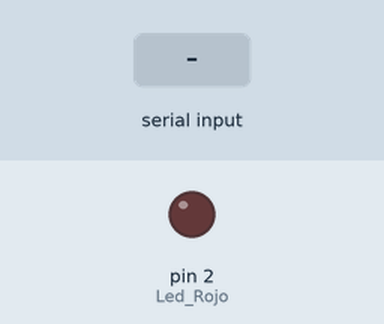
This sketch was run on a simulated Arduino Uno, built with avr-gcc and run on an emulated ATmega328P. Shown: output pins drawn as LEDs (lit = HIGH). Inputs (shaded band) come from the test bench.

Above: at 1.2 s.
1.3 s: "1" received over Serial
At 2.4 s:
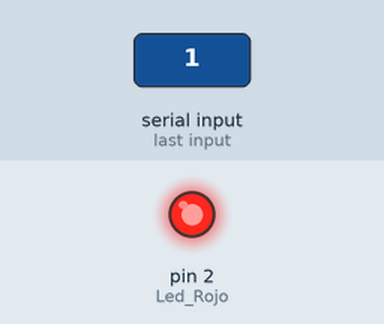
2.8 s: "2" received over Serial
At 3.5 s:
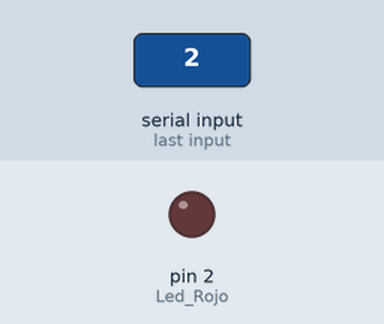
Timing chart, 0 to 5.8 s (numbered marks = the images above; inputs shaded):
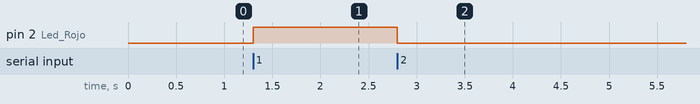

Measured:
- after the input at 1.3 s, pin 2 (Led_Rojo): LOW → HIGH at once
- after the input at 2.8 s, pin 2 (Led_Rojo): HIGH → LOW at once

The sketch:

Arduino_p1.ino
```cpp
char opcion = '0';
int Led_Rojo = 2;
int Led_Ama = 4;
int Led_Ver = 7;
//int Motor = ;

void setup() {
  // put your setup code here, to run once:
  Serial.begin(9600);
  pinMode (Led_Rojo,OUTPUT);


}

void loop()
{
  // put your main code here, to run repeatedly:
  if(Serial.available()>0)
  {
      opcion = Serial.read();
      if (opcion == '0')
      {
        Serial.println("Menu");
        Serial.println("1. Encender Led Rojo");
        Serial.println("2. Apagar Led Rojo");
      }
      if(opcion=='1')
      {
        digitalWrite(Led_Rojo,HIGH);
      }else{
        if (opcion=='2')
        {
          digitalWrite(Led_Rojo,LOW);
        }else{
          Serial.println("Opcion incorrecta");
        }
      }
  }


}
```
